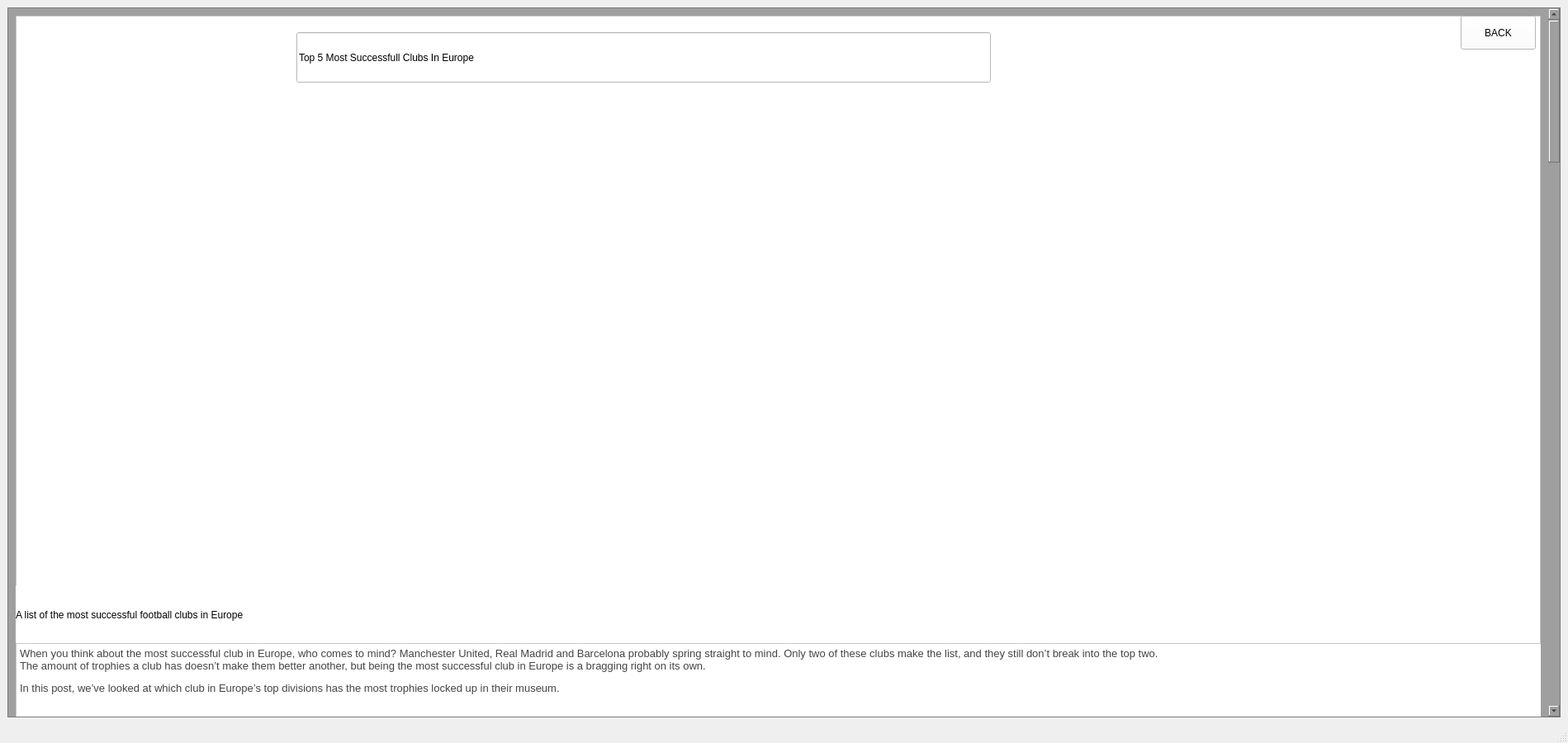
<?xml version="1.0" encoding="UTF-8"?>
<ui version="4.0">
 <class>MainWindow</class>
 <widget class="QMainWindow" name="MainWindow">
  <property name="geometry">
   <rect>
    <x>0</x>
    <y>0</y>
    <width>1899</width>
    <height>900</height>
   </rect>
  </property>
  <property name="windowTitle">
   <string>MainWindow</string>
  </property>
  <widget class="QWidget" name="centralwidget">
   <layout class="QVBoxLayout" name="verticalLayout">
    <item>
     <widget class="QScrollArea" name="scrollArea">
      <property name="styleSheet">
       <string notr="true">background-color: rgb(159, 159, 159);</string>
      </property>
      <property name="widgetResizable">
       <bool>true</bool>
      </property>
      <widget class="QWidget" name="scrollAreaWidgetContents">
       <property name="geometry">
        <rect>
         <x>0</x>
         <y>0</y>
         <width>1858</width>
         <height>4318</height>
        </rect>
       </property>
       <layout class="QVBoxLayout" name="verticalLayout_2">
        <item>
         <widget class="QFrame" name="frame">
          <property name="minimumSize">
           <size>
            <width>0</width>
            <height>4300</height>
           </size>
          </property>
          <property name="styleSheet">
           <string notr="true">background-color: rgb(255, 255, 255);</string>
          </property>
          <property name="frameShape">
           <enum>QFrame::StyledPanel</enum>
          </property>
          <property name="frameShadow">
           <enum>QFrame::Raised</enum>
          </property>
          <widget class="QLabel" name="label_3">
           <property name="geometry">
            <rect>
             <x>0</x>
             <y>690</y>
             <width>1121</width>
             <height>71</height>
            </rect>
           </property>
           <property name="styleSheet">
            <string notr="true">font: 28pt &quot;Arial&quot;;</string>
           </property>
           <property name="text">
            <string>A list of the most successful football clubs in Europe</string>
           </property>
          </widget>
          <widget class="QTextEdit" name="textEdit">
           <property name="geometry">
            <rect>
             <x>0</x>
             <y>760</y>
             <width>1851</width>
             <height>4961</height>
            </rect>
           </property>
           <property name="html">
            <string>&lt;!DOCTYPE HTML PUBLIC &quot;-//W3C//DTD HTML 4.0//EN&quot; &quot;http://www.w3.org/TR/REC-html40/strict.dtd&quot;&gt;
&lt;html&gt;&lt;head&gt;&lt;meta name=&quot;qrichtext&quot; content=&quot;1&quot; /&gt;&lt;style type=&quot;text/css&quot;&gt;
p, li { white-space: pre-wrap; }
&lt;/style&gt;&lt;/head&gt;&lt;body style=&quot; font-family:'MS Shell Dlg 2'; font-size:7.8pt; font-weight:400; font-style:normal;&quot;&gt;
&lt;p style=&quot; margin-top:0px; margin-bottom:0px; margin-left:0px; margin-right:0px; -qt-block-indent:0; text-indent:0px;&quot;&gt;&lt;span style=&quot; font-family:'Arial','Helvetica','sans-serif'; font-size:10pt; color:#444444; background-color:#ffffff;&quot;&gt;When you think about the most successful club in Europe, who comes to mind? Manchester United, Real Madrid and Barcelona probably spring straight to mind. Only two of these clubs make the list, and they still don’t break into the top two.&lt;/span&gt;&lt;/p&gt;
&lt;p style=&quot; margin-top:0px; margin-bottom:0px; margin-left:0px; margin-right:0px; -qt-block-indent:0; text-indent:0px;&quot;&gt;&lt;span style=&quot; font-family:'Arial','Helvetica','sans-serif'; font-size:10pt; color:#444444; background-color:#ffffff;&quot;&gt;The amount of trophies a club has doesn’t make them better another, but being the most successful club in Europe is a bragging right on its own.&lt;/span&gt;&lt;/p&gt;
&lt;p style=&quot; margin-top:12px; margin-bottom:32px; margin-left:0px; margin-right:0px; -qt-block-indent:0; text-indent:0px; background-color:#ffffff;&quot;&gt;&lt;span style=&quot; font-family:'Arial','Helvetica','sans-serif'; font-size:10pt; color:#444444; background-color:#ffffff;&quot;&gt;In this post, we’ve looked at which club in Europe’s top divisions has the most trophies locked up in their museum.&lt;/span&gt;&lt;/p&gt;
&lt;p style=&quot; margin-top:12px; margin-bottom:32px; margin-left:0px; margin-right:0px; -qt-block-indent:0; text-indent:0px; background-color:#ffffff;&quot;&gt;&lt;span style=&quot; font-family:'Arial','Helvetica','sans-serif'; font-size:10pt; font-weight:600; color:#333333;&quot;&gt;5. SL Benfica (83 trophies)&lt;/span&gt;&lt;/p&gt;
&lt;p style=&quot; margin-top:12px; margin-bottom:32px; margin-left:0px; margin-right:0px; -qt-block-indent:0; text-indent:0px; background-color:#ffffff;&quot;&gt;&lt;span style=&quot; font-family:'Arial','Helvetica','sans-serif'; font-size:10pt; color:#444444; background-color:#ffffff;&quot;&gt;The most successful team in Portugal, SL Benfica sit proudly in fifth place as one of the most successful teams in Europe. &lt;/span&gt;&lt;/p&gt;
&lt;p style=&quot; margin-top:12px; margin-bottom:32px; margin-left:0px; margin-right:0px; -qt-block-indent:0; text-indent:0px; background-color:#ffffff;&quot;&gt;&lt;span style=&quot; font-family:'Arial','Helvetica','sans-serif'; font-size:10pt; color:#444444; background-color:#ffffff;&quot;&gt;Benfica have a record amount of Primeira Liga titles (37), a record amount of Taca de Portugal titles (26), a record amount of Taca da Liga titles (7), 8 Supertaca Candido de Oliveira, 3 Campeonato de Portugal and 2 European Cups.&lt;/span&gt;&lt;/p&gt;
&lt;p style=&quot; margin-top:12px; margin-bottom:32px; margin-left:0px; margin-right:0px; -qt-block-indent:0; text-indent:0px; background-color:#ffffff;&quot;&gt;&lt;span style=&quot; font-family:'Arial','Helvetica','sans-serif'; font-size:10pt; font-weight:600; color:#333333;&quot;&gt;Golden years&lt;/span&gt;&lt;/p&gt;
&lt;p style=&quot; margin-top:12px; margin-bottom:32px; margin-left:0px; margin-right:0px; -qt-block-indent:0; text-indent:0px; background-color:#ffffff;&quot;&gt;&lt;span style=&quot; font-family:'Arial','Helvetica','sans-serif'; font-size:10pt; color:#444444; background-color:#ffffff;&quot;&gt;In the 1960s, Benfica went through its golden years by winning back-to-back European Cups in ‘61 and ‘62. Throughout the ‘60s Benfica reached three more European Cup finals, losing all three.&lt;/span&gt;&lt;/p&gt;
&lt;p style=&quot; margin-top:12px; margin-bottom:0px; margin-left:0px; margin-right:0px; -qt-block-indent:0; text-indent:0px; background-color:#ffffff;&quot;&gt;&lt;span style=&quot; font-family:'Arial','Helvetica','sans-serif'; font-size:10pt; color:#444444; background-color:#ffffff;&quot;&gt;It was during these years that legendary Portuguese striker, Eusebio, played for Benfica scoring a remarkable 317 goals in 301 games. Eusebio is still the only player to win a Ballon d’Or while playing for a Portuguese club.                                              &lt;/span&gt;&lt;/p&gt;
&lt;p style=&quot; margin-top:12px; margin-bottom:0px; margin-left:0px; margin-right:0px; -qt-block-indent:0; text-indent:0px; background-color:#ffffff;&quot;&gt;&lt;span style=&quot; font-family:'Arial','Helvetica','sans-serif'; font-size:10pt; color:#444444; background-color:#ffffff;&quot;&gt;As well as glory in the European Cup, the 1960s saw Benfica win eight Premeria Liga titles and three Taca de Portugal cups.&lt;/span&gt;&lt;/p&gt;
&lt;p style=&quot; margin-top:12px; margin-bottom:0px; margin-left:0px; margin-right:0px; -qt-block-indent:0; text-indent:0px; background-color:#ffffff;&quot;&gt;&lt;span style=&quot; font-family:'Arial','Helvetica','sans-serif'; font-size:10pt; color:#444444; background-color:#ffffff;&quot;&gt;In the ‘70s, Benfica continued to strive domestically, winning six Primeira Liga titles and two Taca de Portugal titles. In Europe, Benfica only managed to reach the semi-finals, beaten by Ajax and Johan Cruyff.&lt;/span&gt;&lt;/p&gt;
&lt;p style=&quot; margin-top:12px; margin-bottom:0px; margin-left:0px; margin-right:0px; -qt-block-indent:0; text-indent:0px; background-color:#ffffff;&quot;&gt;&lt;span style=&quot; font-family:'Arial','Helvetica','sans-serif'; font-size:10pt; font-weight:600; color:#333333;&quot;&gt;Back from the brink&lt;/span&gt;&lt;/p&gt;
&lt;p style=&quot; margin-top:12px; margin-bottom:32px; margin-left:0px; margin-right:0px; -qt-block-indent:0; text-indent:0px; background-color:#ffffff;&quot;&gt;&lt;span style=&quot; font-family:'Arial','Helvetica','sans-serif'; font-size:10pt; color:#444444; background-color:#ffffff;&quot;&gt;After financial troubles in the ‘80s due to poor financial management, things didn’t get any easier for Benfica in the ‘90s. After decades of success, Benfica struggled domestically and in Europe- and entered a rare trophy&lt;/span&gt;&lt;/p&gt;
&lt;p style=&quot; margin-top:12px; margin-bottom:32px; margin-left:0px; margin-right:0px; -qt-block-indent:0; text-indent:0px; background-color:#ffffff;&quot;&gt;&lt;span style=&quot; font-family:'Arial','Helvetica','sans-serif'; font-size:10pt; color:#444444; background-color:#ffffff;&quot;&gt;It wasn’t until the 2003-04 season that Benfica would win their first trophy since the 1995-96 season. The season after this, Benfica won their first league title since 1994. More success would begin to follow from 2003-04, as Benfica looked to regain its dominance in Portgual.&lt;/span&gt;&lt;/p&gt;
&lt;p style=&quot; margin-top:12px; margin-bottom:32px; margin-left:0px; margin-right:0px; -qt-block-indent:0; text-indent:0px; background-color:#ffffff;&quot;&gt;&lt;span style=&quot; font-family:'Arial','Helvetica','sans-serif'; font-size:10pt; font-weight:600; color:#333333;&quot;&gt;4. Barcelona (87 trophies)&lt;/span&gt;&lt;/p&gt;
&lt;p style=&quot; margin-top:12px; margin-bottom:32px; margin-left:0px; margin-right:0px; -qt-block-indent:0; text-indent:0px; background-color:#ffffff;&quot;&gt;&lt;span style=&quot; font-family:'Arial','Helvetica','sans-serif'; font-size:10pt; color:#444444; background-color:#ffffff;&quot;&gt;Competing with Spanish rivals Real Madrid, Barcelona is a dominant force in Spain and they have enjoyed spells of dominance in European competitions.&lt;/span&gt;&lt;/p&gt;
&lt;p style=&quot; margin-top:12px; margin-bottom:32px; margin-left:0px; margin-right:0px; -qt-block-indent:0; text-indent:0px; background-color:#ffffff;&quot;&gt;&lt;span style=&quot; font-family:'Arial','Helvetica','sans-serif'; font-size:10pt; color:#444444; background-color:#ffffff;&quot;&gt;Barca has 26 La Liga titles, a record 31 Copa del Ray titles, a record 12 Supercopa de Espana titles, five European Cups/UEFA Champion Leagues, a record four UEFA Cup Winners’ Cups, a record five UEFA Super Cups and three FIFA Club World Cups&lt;/span&gt;&lt;/p&gt;
&lt;p style=&quot; margin-top:12px; margin-bottom:32px; margin-left:0px; margin-right:0px; -qt-block-indent:0; text-indent:0px; background-color:#ffffff;&quot;&gt;&lt;span style=&quot; font-family:'Arial','Helvetica','sans-serif'; font-size:10pt; font-weight:600; color:#333333;&quot;&gt;Johan Cruyff and Diego Maradona&lt;/span&gt;&lt;/p&gt;
&lt;p style=&quot; margin-top:12px; margin-bottom:32px; margin-left:0px; margin-right:0px; -qt-block-indent:0; text-indent:0px; background-color:#ffffff;&quot;&gt;&lt;span style=&quot; font-family:'Arial','Helvetica','sans-serif'; font-size:10pt; color:#444444; background-color:#ffffff;&quot;&gt;Cruyff arrived from Ajax&lt;/span&gt;&lt;span style=&quot; font-family:'Arial','Helvetica','sans-serif'; font-size:10pt; color:#444444;&quot;&gt; for a then-record fee of £920,000. In his first season, Cruyff helped Barca win their first league title for 14 years. The win included an impressive 5-0 victory away at Real Madrid.&lt;/span&gt;&lt;/p&gt;
&lt;p style=&quot; margin-top:12px; margin-bottom:32px; margin-left:0px; margin-right:0px; -qt-block-indent:0; text-indent:0px; background-color:#ffffff;&quot;&gt;&lt;span style=&quot; font-family:'Arial','Helvetica','sans-serif'; font-size:10pt; color:#444444; background-color:#ffffff;&quot;&gt;After Cruyff departed, Barca looked to replace their star man with another star name. In 1982, they did just that by signing Maradona for a world record fee of £5 million. His time at Barca was short, but Maradona picked up a Copa del Ray and Spanish Super Cup medal..&lt;/span&gt;&lt;/p&gt;
&lt;p style=&quot; margin-top:12px; margin-bottom:32px; margin-left:0px; margin-right:0px; -qt-block-indent:0; text-indent:0px; background-color:#ffffff;&quot;&gt;&lt;span style=&quot; font-family:'Arial','Helvetica','sans-serif'; font-size:10pt; color:#444444; background-color:#ffffff;&quot;&gt;Cruyff returned as manager in 1988, leading to a spell of dominance for the Spanish giants. &lt;/span&gt;&lt;/p&gt;
&lt;p style=&quot; margin-top:12px; margin-bottom:32px; margin-left:0px; margin-right:0px; -qt-block-indent:0; text-indent:0px; background-color:#ffffff;&quot;&gt;&lt;span style=&quot; font-family:'Arial','Helvetica','sans-serif'; font-size:10pt; color:#444444; background-color:#ffffff;&quot;&gt;Players such as Hristo Stoichkov, Pep Guardiola, Eusebio, Ronald Koeman and Michael Laudrup were all part of Cruyff’s dream team era.&lt;/span&gt;&lt;/p&gt;
&lt;p style=&quot; margin-top:12px; margin-bottom:32px; margin-left:0px; margin-right:0px; -qt-block-indent:0; text-indent:0px; background-color:#ffffff;&quot;&gt;&lt;span style=&quot; font-family:'Arial','Helvetica','sans-serif'; font-size:10pt; color:#444444; background-color:#ffffff;&quot;&gt;Cruyff saw Barca win 11 trophies under his management, including four consecutive La Liga titles.&lt;/span&gt;&lt;span style=&quot; font-family:'Arial','Helvetica','sans-serif'; font-size:10pt; font-weight:600; color:#333333;&quot;&gt;Lionel Messi, Xavi and Iniesta&lt;/span&gt;&lt;/p&gt;
&lt;p style=&quot; margin-top:12px; margin-bottom:32px; margin-left:0px; margin-right:0px; -qt-block-indent:0; text-indent:0px; background-color:#ffffff;&quot;&gt;&lt;span style=&quot; font-family:'Arial','Helvetica','sans-serif'; font-size:10pt; color:#444444; background-color:#ffffff;&quot;&gt;Former player Guardiola took over as manager in 2008 and brought with him his tika-taka style that would change the game completely.&lt;/span&gt;&lt;/p&gt;
&lt;p style=&quot; margin-top:12px; margin-bottom:32px; margin-left:0px; margin-right:0px; -qt-block-indent:0; text-indent:0px; background-color:#ffffff;&quot;&gt;&lt;span style=&quot; font-family:'Arial','Helvetica','sans-serif'; font-size:10pt; color:#444444; background-color:#ffffff;&quot;&gt;Pep inherited a team full of stars such as Ronaldinho, Messi, Iniesta, Xavi and Carlos Puyol. Pep was quick to put his stamp on the team. Out went Ronaldinho and Deco, as Pep shaped his team around Messi, Xavi and Iniesta.&lt;/span&gt;&lt;/p&gt;
&lt;p style=&quot; margin-top:12px; margin-bottom:32px; margin-left:0px; margin-right:0px; -qt-block-indent:0; text-indent:0px; background-color:#ffffff;&quot;&gt;&lt;span style=&quot; font-family:'Arial','Helvetica','sans-serif'; font-size:10pt; color:#444444; background-color:#ffffff;&quot;&gt;During Pep’s spell, they became the dominant team in Europe. During his four year spell at the club, Barca won 14 trophies including, two UEFA Champions Leagues and two FIFA Club World Cups.&lt;/span&gt;&lt;/p&gt;
&lt;p style=&quot; margin-top:12px; margin-bottom:32px; margin-left:0px; margin-right:0px; -qt-block-indent:0; text-indent:0px; background-color:#ffffff;&quot;&gt;&lt;span style=&quot; font-family:'Arial','Helvetica','sans-serif'; font-size:10pt; font-weight:600; color:#333333;&quot;&gt;Recent years&lt;/span&gt;&lt;/p&gt;
&lt;p style=&quot; margin-top:12px; margin-bottom:32px; margin-left:0px; margin-right:0px; -qt-block-indent:0; text-indent:0px; background-color:#ffffff;&quot;&gt;&lt;span style=&quot; font-family:'Arial','Helvetica','sans-serif'; font-size:10pt; color:#444444; background-color:#ffffff;&quot;&gt;Barcelona has recently faced financial struggles which led to Messi reluctantly leaving the club after 21 years. On the field, Barca dropped into the Europa League for the first time in 17 years.The former midfielder, Xavi, recently became the Barca manager in the hope to return.&lt;/span&gt;&lt;/p&gt;
&lt;h2 style=&quot; margin-top:16px; margin-bottom:12px; margin-left:-17px; margin-right:-17px; -qt-block-indent:0; text-indent:0px;&quot;&gt;&lt;span style=&quot; font-family:'Arial','Helvetica','sans-serif'; font-size:10pt; font-weight:600; color:#333333;&quot;&gt;3. Real Madrid (90 trophies)&lt;/span&gt;&lt;/h2&gt;
&lt;p style=&quot; margin-top:12px; margin-bottom:24px; margin-left:-17px; margin-right:-17px; -qt-block-indent:0; text-indent:0px;&quot;&gt;&lt;span style=&quot; font-family:'Arial','Helvetica','sans-serif'; font-size:10pt; color:#444444;&quot;&gt;Arguably one of the biggest clubs in world football, it is no surprise to see Real Madrid on this list.&lt;/span&gt;&lt;/p&gt;
&lt;p style=&quot; margin-top:12px; margin-bottom:24px; margin-left:-17px; margin-right:-17px; -qt-block-indent:0; text-indent:0px;&quot;&gt;&lt;span style=&quot; font-family:'Arial','Helvetica','sans-serif'; font-size:10pt; color:#444444;&quot;&gt;Their trophy cabinet includes a record 35 La Liga’s, 19 Copa del Rey’s, 11 Supercopa de Espana’s, a record 13 European Cup/UEFA Champion Leagues, two UEFA Cup titles, four UEFA Super Cup titles, three Intercontinental Cups and four FIFA Club World Cups.&lt;/span&gt;&lt;span style=&quot; font-family:'Arial','Helvetica','sans-serif'; font-size:10pt; font-weight:600; color:#333333;&quot;&gt;Early European success &lt;/span&gt;&lt;/p&gt;
&lt;p style=&quot; margin-top:12px; margin-bottom:32px; margin-left:0px; margin-right:0px; -qt-block-indent:0; text-indent:0px; background-color:#ffffff;&quot;&gt;&lt;span style=&quot; font-family:'Arial','Helvetica','sans-serif'; font-size:10pt; color:#444444; background-color:#ffffff;&quot;&gt;After the creation of the European Cup (known now as the UEFA Champions League), Madrid cemented itself as the dominant force in European football.&lt;/span&gt;&lt;/p&gt;
&lt;p style=&quot; margin-top:12px; margin-bottom:0px; margin-left:0px; margin-right:0px; -qt-block-indent:0; text-indent:0px; background-color:#ffffff;&quot;&gt;&lt;span style=&quot; font-family:'Arial','Helvetica','sans-serif'; font-size:10pt; color:#444444; background-color:#ffffff;&quot;&gt;They won five European Cups in a row between 1956 and 1960, leading to Madrid being awarded the original cup and the right to wear the UEFA badge of honour.&lt;/span&gt;&lt;/p&gt;
&lt;p style=&quot; margin-top:12px; margin-bottom:0px; margin-left:0px; margin-right:0px; -qt-block-indent:0; text-indent:0px; background-color:#ffffff;&quot;&gt;&lt;span style=&quot; font-family:'Arial','Helvetica','sans-serif'; font-size:10pt; font-weight:600; color:#333333;&quot;&gt;Galacticos&lt;/span&gt;&lt;/p&gt;
&lt;p style=&quot; margin-top:12px; margin-bottom:32px; margin-left:0px; margin-right:0px; -qt-block-indent:0; text-indent:0px; background-color:#ffffff;&quot;&gt;&lt;span style=&quot; font-family:'Arial','Helvetica','sans-serif'; font-size:10pt; color:#444444; background-color:#ffffff;&quot;&gt;Madrid is known for having a team full of star names who have worn the famous white strip. The likes of Alfredo Di Stefano, Hugo Sanchez and Emilio Butragueno have all been blessed to play for Madrid but under new president Florentino Perez, Madrid entered another level.&lt;/span&gt;&lt;/p&gt;
&lt;p style=&quot; margin-top:12px; margin-bottom:32px; margin-left:0px; margin-right:0px; -qt-block-indent:0; text-indent:0px; background-color:#ffffff;&quot;&gt;&lt;span style=&quot; font-family:'Arial','Helvetica','sans-serif'; font-size:10pt; color:#444444; background-color:#ffffff;&quot;&gt;Perez oversaw the signing of Luis Figo, Zinedine Zidane, Ronaldo and David Beckham, to name a few. The influx of players saw immediate success with a UEFA Champions League and Intercontinental Cup success in 2002, followed by a La Liga title in 2003.Despite the immense talent in their squad, Madrid would go the next three seasons without winning a major title.&lt;/span&gt;&lt;/p&gt;
&lt;p style=&quot; margin-top:12px; margin-bottom:32px; margin-left:0px; margin-right:0px; -qt-block-indent:0; text-indent:0px; background-color:#ffffff;&quot;&gt;&lt;span style=&quot; font-family:'Arial','Helvetica','sans-serif'; font-size:10pt; font-weight:600; color:#333333;&quot;&gt;CR7 and La Decima&lt;/span&gt;&lt;/p&gt;
&lt;p style=&quot; margin-top:12px; margin-bottom:32px; margin-left:0px; margin-right:0px; -qt-block-indent:0; text-indent:0px; background-color:#ffffff;&quot;&gt;&lt;span style=&quot; font-family:'Arial','Helvetica','sans-serif'; font-size:10pt; color:#444444; background-color:#ffffff;&quot;&gt;In 2009, Real Madrid broke the transfer record when they signed Cristiano Ronaldo for £80 million from Manchester United. Ronaldo helped Madrid reach a record 32nd La Liga title.&lt;/span&gt;&lt;/p&gt;
&lt;p style=&quot; margin-top:12px; margin-bottom:32px; margin-left:0px; margin-right:0px; -qt-block-indent:0; text-indent:0px; background-color:#ffffff;&quot;&gt;&lt;span style=&quot; font-family:'Arial','Helvetica','sans-serif'; font-size:10pt; color:#444444; background-color:#ffffff;&quot;&gt;Real Madrid, aided by a front three of Ronaldo, Karim Benzema and Gareth Bale, finally reached La Decima in 2014. Their 10th Champions League trophy was made even sweeter by beating their local rivals Atletico Madrid in the final.&lt;/span&gt;&lt;/p&gt;
&lt;p style=&quot; margin-top:12px; margin-bottom:32px; margin-left:0px; margin-right:0px; -qt-block-indent:0; text-indent:0px; background-color:#ffffff;&quot;&gt;&lt;span style=&quot; font-family:'Arial','Helvetica','sans-serif'; font-size:10pt; color:#444444; background-color:#ffffff;&quot;&gt;After finally reaching ten Champions League trophies, Madrid went on to win three Champions League in a row between 2014-2018. The 13 titles Madrid hold is the record for most Champions League titles.&lt;/span&gt;&lt;/p&gt;
&lt;p style=&quot; margin-top:12px; margin-bottom:32px; margin-left:0px; margin-right:0px; -qt-block-indent:0; text-indent:0px; background-color:#ffffff;&quot;&gt;&lt;span style=&quot; font-family:'Arial','Helvetica','sans-serif'; font-size:10pt; font-weight:600; color:#333333;&quot;&gt;2. Celtic (112 trophies)&lt;/span&gt;&lt;/p&gt;
&lt;p style=&quot; margin-top:12px; margin-bottom:32px; margin-left:0px; margin-right:0px; -qt-block-indent:0; text-indent:0px; background-color:#ffffff;&quot;&gt;&lt;span style=&quot; font-family:'Arial','Helvetica','sans-serif'; font-size:10pt; color:#444444; background-color:#ffffff;&quot;&gt;One half of Glasgow and one half of the dominance in Scottish football, Celtic have found winning trophies in Scotland easy- and they also have past success in Europe under their belt.&lt;/span&gt;&lt;/p&gt;
&lt;p style=&quot; margin-top:12px; margin-bottom:32px; margin-left:0px; margin-right:0px; -qt-block-indent:0; text-indent:0px; background-color:#ffffff;&quot;&gt;&lt;span style=&quot; font-family:'Arial','Helvetica','sans-serif'; font-size:10pt; color:#444444; background-color:#ffffff;&quot;&gt;Celtic boast 51 SPL titles, 40 Scottish Cup titles, 20 Scottish League Cup titles and one European Cup.&lt;/span&gt;&lt;/p&gt;
&lt;p style=&quot; margin-top:12px; margin-bottom:32px; margin-left:0px; margin-right:0px; -qt-block-indent:0; text-indent:0px; background-color:#ffffff;&quot;&gt;&lt;span style=&quot; font-family:'Arial','Helvetica','sans-serif'; font-size:10pt; font-weight:600; color:#333333;&quot;&gt;One night in Lisbon &lt;/span&gt;&lt;/p&gt;
&lt;p style=&quot; margin-top:12px; margin-bottom:32px; margin-left:0px; margin-right:0px; -qt-block-indent:0; text-indent:0px; background-color:#ffffff;&quot;&gt;&lt;span style=&quot; font-family:'Arial','Helvetica','sans-serif'; font-size:10pt; color:#444444; background-color:#ffffff;&quot;&gt;Celtic had enjoyed years of domestic success, and in 1967, Celtic enjoyed success on the Continent. &lt;/span&gt;&lt;/p&gt;
&lt;p style=&quot; margin-top:12px; margin-bottom:32px; margin-left:0px; margin-right:0px; -qt-block-indent:0; text-indent:0px; background-color:#ffffff;&quot;&gt;&lt;span style=&quot; font-family:'Arial','Helvetica','sans-serif'; font-size:10pt; color:#444444; background-color:#ffffff;&quot;&gt;Jock Stein led Celtic to glory in every competition they entered, but the most remarkable of these trophies was in Europe. Stein led the Glasgow team to glory against Inter Milan.&lt;/span&gt;&lt;/p&gt;
&lt;p style=&quot; margin-top:12px; margin-bottom:32px; margin-left:0px; margin-right:0px; -qt-block-indent:0; text-indent:0px; background-color:#ffffff;&quot;&gt;&lt;span style=&quot; font-family:'Arial','Helvetica','sans-serif'; font-size:10pt; color:#444444; background-color:#ffffff;&quot;&gt;This win made them the first British side to win the European Cup.&lt;/span&gt;&lt;/p&gt;
&lt;p style=&quot; margin-top:12px; margin-bottom:32px; margin-left:0px; margin-right:0px; -qt-block-indent:0; text-indent:0px; background-color:#ffffff;&quot;&gt;&lt;span style=&quot; font-family:'Arial','Helvetica','sans-serif'; font-size:10pt; color:#444444; background-color:#ffffff;&quot;&gt;The side that led Celtic to the glory that night became known as the “Lisbon Lions” and remain one of the best teams to wear the famous green and white hoops.&lt;/span&gt;&lt;/p&gt;
&lt;p style=&quot; margin-top:12px; margin-bottom:32px; margin-left:0px; margin-right:0px; -qt-block-indent:0; text-indent:0px; background-color:#ffffff;&quot;&gt;&lt;span style=&quot; font-family:'Arial','Helvetica','sans-serif'; font-size:10pt; font-weight:600; color:#333333;&quot;&gt;Modern-day&lt;/span&gt;&lt;/p&gt;
&lt;p style=&quot; margin-top:12px; margin-bottom:32px; margin-left:0px; margin-right:0px; -qt-block-indent:0; text-indent:0px; background-color:#ffffff;&quot;&gt;&lt;span style=&quot; font-family:'Arial','Helvetica','sans-serif'; font-size:10pt; color:#444444; background-color:#ffffff;&quot;&gt;Success in Europe has been hard for Celtic to find, but success domestically has continued. Their last trip to a European final was in 2003 when they reached the UEFA Cup Final, losing 3-2 to Porto in extra time.In Scottish football, Celtic saw a period of continued success when fierce rivals Rangers dropped down divisions due to financial issues.&lt;/span&gt;&lt;/p&gt;
&lt;p style=&quot; margin-top:12px; margin-bottom:32px; margin-left:0px; margin-right:0px; -qt-block-indent:0; text-indent:0px; background-color:#ffffff;&quot;&gt;&lt;span style=&quot; font-family:'Arial','Helvetica','sans-serif'; font-size:10pt; color:#444444; background-color:#ffffff;&quot;&gt;The 2019-20 season saw Celtic complete a fourth consecutive domestic treble after a season hit by COVID-19 issues.&lt;/span&gt;&lt;/p&gt;
&lt;p style=&quot; margin-top:12px; margin-bottom:32px; margin-left:0px; margin-right:0px; -qt-block-indent:0; text-indent:0px; background-color:#ffffff;&quot;&gt;&lt;span style=&quot; font-family:'Arial','Helvetica','sans-serif'; font-size:10pt; font-weight:600; color:#333333;&quot;&gt;1. Rangers (120 trophies)&lt;/span&gt;&lt;/p&gt;
&lt;p style=&quot; margin-top:12px; margin-bottom:32px; margin-left:0px; margin-right:0px; -qt-block-indent:0; text-indent:0px; background-color:#ffffff;&quot;&gt;&lt;span style=&quot; font-family:'Arial','Helvetica','sans-serif'; font-size:10pt; color:#444444; background-color:#ffffff;&quot;&gt;The other side of Glasgow and the other side of the dominance in Scottish football take the top spot of the most successful club in Europe.&lt;/span&gt;&lt;/p&gt;
&lt;p style=&quot; margin-top:12px; margin-bottom:32px; margin-left:0px; margin-right:0px; -qt-block-indent:0; text-indent:0px; background-color:#ffffff;&quot;&gt;&lt;span style=&quot; font-family:'Arial','Helvetica','sans-serif'; font-size:10pt; color:#444444; background-color:#ffffff;&quot;&gt;The Rangers’ impressive trophy cabinet boasts a record 55 SPL titles, three lower league titles, 33 Scottish Cups, 27 Scottish League Cups, one Scottish Challenge Cup and one European Cup Winners’ Cup.&lt;/span&gt;&lt;/p&gt;
&lt;p style=&quot; margin-top:12px; margin-bottom:32px; margin-left:0px; margin-right:0px; -qt-block-indent:0; text-indent:0px; background-color:#ffffff;&quot;&gt;&lt;span style=&quot; font-family:'Arial','Helvetica','sans-serif'; font-size:10pt; font-weight:600; color:#333333;&quot;&gt;European glory &lt;/span&gt;&lt;/p&gt;
&lt;p style=&quot; margin-top:12px; margin-bottom:32px; margin-left:0px; margin-right:0px; -qt-block-indent:0; text-indent:0px; background-color:#ffffff;&quot;&gt;&lt;span style=&quot; font-family:'Arial','Helvetica','sans-serif'; font-size:10pt; color:#444444; background-color:#ffffff;&quot;&gt;Compared to their Glasgow rivals, Rangers have found success in Europe very difficult. Their only taste of European success came in 1972 when they beat Dynamo Moscow in the European Cup Winners’ Cup.&lt;/span&gt;&lt;/p&gt;
&lt;p style=&quot; margin-top:12px; margin-bottom:32px; margin-left:0px; margin-right:0px; -qt-block-indent:0; text-indent:0px; background-color:#ffffff;&quot;&gt;&lt;span style=&quot; font-family:'Arial','Helvetica','sans-serif'; font-size:10pt; color:#444444; background-color:#ffffff;&quot;&gt;This success saw them slowly emerge from the shadow of a strong Celtic side led by Jock Stein. Rangers won their first title in 11 years during the 1974-75 season. This was quickly followed by a treble in the season after.&lt;/span&gt;&lt;/p&gt;
&lt;p style=&quot; margin-top:12px; margin-bottom:32px; margin-left:0px; margin-right:0px; -qt-block-indent:0; text-indent:0px; background-color:#ffffff;&quot;&gt;&lt;span style=&quot; font-family:'Arial','Helvetica','sans-serif'; font-size:10pt; font-weight:600; color:#333333;&quot;&gt;9-in-a-row&lt;/span&gt;&lt;/p&gt;
&lt;p style=&quot; margin-top:12px; margin-bottom:32px; margin-left:0px; margin-right:0px; -qt-block-indent:0; text-indent:0px; background-color:#ffffff;&quot;&gt;&lt;span style=&quot; font-family:'Arial','Helvetica','sans-serif'; font-size:10pt; color:#444444; background-color:#ffffff;&quot;&gt;Rangers finally matched Celtic’s record of 9 titles in a row. Rangers won the league every season from 1988-89 to the 1996-97 season.&lt;/span&gt;&lt;/p&gt;
&lt;p style=&quot; margin-top:12px; margin-bottom:0px; margin-left:0px; margin-right:0px; -qt-block-indent:0; text-indent:0px; background-color:#ffffff;&quot;&gt;&lt;span style=&quot; font-family:'Arial','Helvetica','sans-serif'; font-size:10pt; color:#444444; background-color:#ffffff;&quot;&gt;After the 9-in-a-row era team separated, Dick Advocaat became Rangers’ first foreign manager. He had an immediate impact after heavy investment, winning back-to-back titles.&lt;/span&gt;&lt;/p&gt;
&lt;p style=&quot; margin-top:12px; margin-bottom:0px; margin-left:0px; margin-right:0px; -qt-block-indent:0; text-indent:0px; background-color:#ffffff;&quot;&gt;&lt;span style=&quot; font-family:'Arial','Helvetica','sans-serif'; font-size:10pt; font-weight:600; color:#333333;&quot;&gt;Rise back to the top&lt;/span&gt;&lt;/p&gt;
&lt;p style=&quot; margin-top:12px; margin-bottom:32px; margin-left:0px; margin-right:0px; -qt-block-indent:0; text-indent:0px; background-color:#ffffff;&quot;&gt;&lt;span style=&quot; font-family:'Arial','Helvetica','sans-serif'; font-size:10pt; color:#444444; background-color:#ffffff;&quot;&gt;In 2012, Rangers entered into liquidation and quickly reformed. The newly formed Rangers failed to stay in the SPL and joined the Scottish Football League. After discussions, Rangers were placed in the lowest division (The Third) rather than the First Division as they hoped for.&lt;/span&gt;&lt;/p&gt;
&lt;p style=&quot; margin-top:12px; margin-bottom:32px; margin-left:0px; margin-right:0px; -qt-block-indent:0; text-indent:0px; background-color:#ffffff;&quot;&gt;&lt;span style=&quot; font-family:'Arial','Helvetica','sans-serif'; font-size:10pt; color:#444444; background-color:#ffffff;&quot;&gt;With a much-changed team, Rangers began the climb back to the top of the Scottish pyramid. One thing that didn’t change is the Rangers fan base, attracting crowds at 49,000 for fourth-tier games.&lt;/span&gt;&lt;/p&gt;
&lt;p style=&quot; margin-top:12px; margin-bottom:32px; margin-left:0px; margin-right:0px; -qt-block-indent:0; text-indent:0px; background-color:#ffffff;&quot;&gt;&lt;span style=&quot; font-family:'Arial','Helvetica','sans-serif'; font-size:10pt; color:#444444; background-color:#ffffff;&quot;&gt;Rangers returned to the Scottish Premier League in the 2016-17 season.&lt;/span&gt;&lt;/p&gt;
&lt;p style=&quot; margin-top:12px; margin-bottom:32px; margin-left:0px; margin-right:0px; -qt-block-indent:0; text-indent:0px; background-color:#ffffff;&quot;&gt;&lt;span style=&quot; font-family:'Arial','Helvetica','sans-serif'; font-size:10pt; font-weight:600; color:#333333;&quot;&gt;Number 55&lt;/span&gt;&lt;/p&gt;
&lt;p style=&quot; margin-top:12px; margin-bottom:32px; margin-left:0px; margin-right:0px; -qt-block-indent:0; text-indent:0px; background-color:#ffffff;&quot;&gt;&lt;span style=&quot; font-family:'Arial','Helvetica','sans-serif'; font-size:10pt; color:#444444; background-color:#ffffff;&quot;&gt;Rangers spent the first few years of their return to the top battling with Celtic, not able to break the Celtic hold on the SPL.Liverpool legend Steven Gerrard soon took over the reins at Ibrox, and in 2021, Rangers won their first league title in 10 years.&lt;/span&gt;&lt;/p&gt;
&lt;p style=&quot; margin-top:0px; margin-bottom:0px; margin-left:0px; margin-right:0px; -qt-block-indent:0; text-indent:0px;&quot;&gt;&lt;span style=&quot; font-size:10pt;&quot;&gt;&lt;br /&gt;&lt;/span&gt;&lt;/p&gt;&lt;/body&gt;&lt;/html&gt;</string>
           </property>
          </widget>
          <widget class="QLabel" name="label_2">
           <property name="geometry">
            <rect>
             <x>310</x>
             <y>110</y>
             <width>1171</width>
             <height>571</height>
            </rect>
           </property>
           <property name="styleSheet">
            <string notr="true">font: 75 26pt &quot;Arial&quot;;</string>
           </property>
           <property name="text">
            <string/>
           </property>
           <property name="pixmap">
            <pixmap>C:/Users/91810/Pictures/Screenshots/WhatsApp Image 2022-03-01 at 10.30.04 AMnewww.jpeg</pixmap>
           </property>
          </widget>
          <widget class="QPushButton" name="pushButton">
           <property name="geometry">
            <rect>
             <x>1750</x>
             <y>0</y>
             <width>91</width>
             <height>41</height>
            </rect>
           </property>
           <property name="styleSheet">
            <string notr="true">font: 11pt &quot;Britannic Bold&quot;;</string>
           </property>
           <property name="text">
            <string>BACK</string>
           </property>
           <property name="checkable">
            <bool>false</bool>
           </property>
          </widget>
          <widget class="QLineEdit" name="lineEdit">
           <property name="geometry">
            <rect>
             <x>340</x>
             <y>20</y>
             <width>841</width>
             <height>61</height>
            </rect>
           </property>
           <property name="styleSheet">
            <string notr="true">font: 75 28pt &quot;MS Shell Dlg 2&quot;;</string>
           </property>
           <property name="text">
            <string>Top 5 Most Successfull Clubs In Europe</string>
           </property>
          </widget>
          <widget class="QPushButton" name="pushButton_2">
           <property name="geometry">
            <rect>
             <x>1370</x>
             <y>4230</y>
             <width>93</width>
             <height>28</height>
            </rect>
           </property>
           <property name="text">
            <string>Like</string>
           </property>
          </widget>
          <widget class="QPushButton" name="pushButton_3">
           <property name="geometry">
            <rect>
             <x>1590</x>
             <y>4230</y>
             <width>93</width>
             <height>28</height>
            </rect>
           </property>
           <property name="text">
            <string>Dislike</string>
           </property>
          </widget>
          <widget class="QLineEdit" name="lineEdit_2">
           <property name="geometry">
            <rect>
             <x>1360</x>
             <y>4270</y>
             <width>113</width>
             <height>22</height>
            </rect>
           </property>
          </widget>
          <widget class="QLineEdit" name="lineEdit_3">
           <property name="geometry">
            <rect>
             <x>1580</x>
             <y>4270</y>
             <width>113</width>
             <height>22</height>
            </rect>
           </property>
          </widget>
         </widget>
        </item>
       </layout>
      </widget>
     </widget>
    </item>
   </layout>
  </widget>
  <widget class="QStatusBar" name="statusbar"/>
 </widget>
 <resources>
  <include location="../Riya/test.qrc"/>
 </resources>
 <connections/>
</ui>
